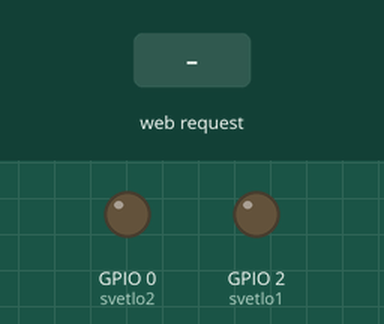
The sketch below on a simulated ESP8266 (NodeMCU). Shown: output pins drawn as LEDs (lit = HIGH). Inputs (shaded band) come from the test bench. WiFi joins after 1.5 s; servers stay silent unless stated; what the sketch prints to the serial monitor is not drawn.

Above: at 2.7 s.
2.8 s: HTTP request GET /ZapnoutSvetlo1 received
At 3.4 s:
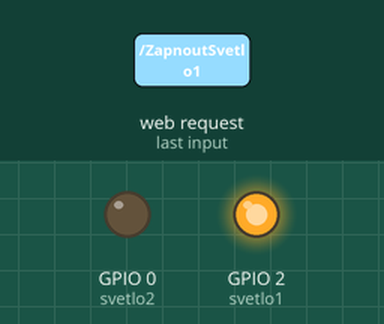
4.3 s: HTTP request GET /ZapnoutSvetlo2 received
At 5.5 s:
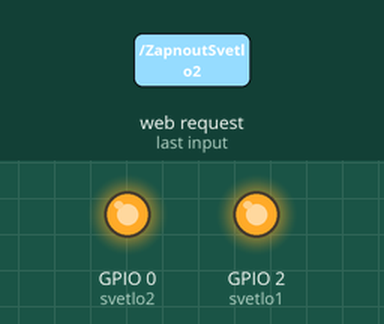
5.8 s: HTTP request GET /VypnoutSvetlo1 received
At 6.8 s:
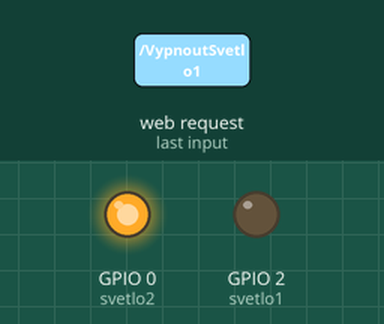
7.3 s: HTTP request GET /VypnoutSvetlo2 received
At 8.0 s:
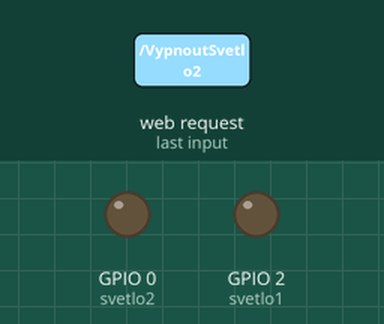
Timing chart, 0 to 9.8 s (numbered marks = the images above; inputs shaded):
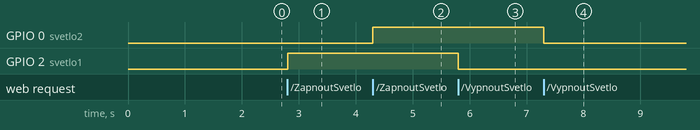

Measured:
- after the input at 2.8 s, GPIO 2 (svetlo1): LOW → HIGH at once
- after the input at 4.3 s, GPIO 0 (svetlo2): LOW → HIGH at once
- after the input at 5.8 s, GPIO 2 (svetlo1): HIGH → LOW at once
- after the input at 7.3 s, GPIO 0 (svetlo2): HIGH → LOW at once

The sketch:

wifi_lampa.ino
```cpp
#define svetlo1 2
#define svetlo2 0


#include <ESP8266WiFi.h>

// Nazev Wi-Fi site, do ktere se mam pripojit
const char* ssid = "Askeladd";

// Heslo Wi-Fi site, do ktere se mam pripojit
const char* password = "knih0vna";

// Ma svitit lampicka?
bool svetlo1Maska = false;
bool svetlo2Maska = false;


// Webovy server pobezi na portu 80 (HTTP komunikace)
WiFiServer server(80);

void setup() {
  // Nastartuj seriovou linku, do ktere budu vypisovat provozni informace
  Serial.begin(115200);

  // Nastav pin D1 na zapis a nastav nizkou hodnotu (LED dioda nesviti)
  pinMode(svetlo1, OUTPUT);
  digitalWrite(svetlo1, LOW);
  pinMode(svetlo2, OUTPUT);
  digitalWrite(svetlo2, LOW);

  // Pripojeni k Wi-Fi
  Serial.println();
  Serial.print("Pripojuji k ");
  Serial.println(ssid);
  WiFi.begin(ssid, password);

  // Dokud nejsem pripojeny k Wi-Fi,zapisuj do seriove linky tecky progressbaru
  while (WiFi.status() != WL_CONNECTED) {
    delay(100);
    Serial.print(".");
  }

  // Jsem pripojeny k Wi-Fi a mohu pokracovat
  Serial.println();
  Serial.println("WiFi pripojena!");

  // Spusteni serveru
  server.begin();
  Serial.println("Server spusten");

  // Napis IP adresu, kterou mikropocitac dostal
  Serial.print("Pouzij k pripojeni tuto adresu: ");
  Serial.print("http://");
  Serial.println(WiFi.localIP());
}

// Smycka loop se opakuje stale dokola
void loop() {
  // Pokud ma promenna svetlo hodnotu pravda, posli na pin D1 napeti a rozsvit LED diodu
  if (svetlo1Maska == true) digitalWrite(svetlo1, HIGH);
  else digitalWrite(svetlo1, LOW);

  if (svetlo2Maska == true) digitalWrite(svetlo2, HIGH);
  else digitalWrite(svetlo2, LOW);

  // Cekej, dokud se nepripoji nejaky klient
  WiFiClient client = server.available();
  if (!client) {
    return;
  }

  // Cekej, dokud klient neposle nejaka data
  Serial.println("Novy klient!");
  while (!client.available()) {
    delay(1);
  }

  // Precti a vypis prvni radek od klienta s URL dotazem
  String request = client.readStringUntil('\r');
  Serial.println(request);
  client.flush();

  // Pokud je v radku vyraz ZapnoutSvetlo, nastav promennou svetlo na pravdu
  if (request.indexOf("ZapnoutSvetlo1") > -1) svetlo1Maska = true;
  // Pokud je v radku vyraz VypnoutSvetlo, nastav promennou svetlo na nepravdu
  if (request.indexOf("VypnoutSvetlo1") > -1) svetlo1Maska = false;

  // Pokud je v radku vyraz ZapnoutSvetlo2., nastav promennou svetlo2 na pravdu
  if (request.indexOf("ZapnoutSvetlo2") > -1) svetlo2Maska = true;
  // Pokud je v radku vyraz VypnoutSvetlo2, nastav promennou svetlo2 na nepravdu
  if (request.indexOf("VypnoutSvetlo2") > -1) svetlo2Maska = false;

  // Posli pripojenemu klientu HTML kod stranky s tlacitky
  client.println("HTTP/1.1 200 OK");
  client.println("Content-Type: text/html");
  client.println("");
  client.println("<!DOCTYPE html>");
  client.println("<html><body>");
  client.print("<h1>Wi-Fi lampicka</h2>");
  // Tlacitko pro zapnuti lampicky1 vede na adresu /ZapnoutSvetlo1
  client.println("<a href=\"/ZapnoutSvetlo1\"><button>Zapni svetlo 1</button></a>");
  // Tlacitko pro vypnuti lampicky1 vede na adresu /VypnoutSvetlo1
  client.println("<a href=\"/VypnoutSvetlo1\"><button>Vypni svetlo 1</button></a><br />");

  // Tlacitko pro zapnuti lampicky2 vede na adresu /ZapnoutSvetlo2
  client.println("<a href=\"/ZapnoutSvetlo2\"><button>Zapni svetlo 2</button></a>");
  // Tlacitko pro vypnuti lampicky2 vede na adresu /VypnoutSvetlo2
  client.println("<a href=\"/VypnoutSvetlo2\"><button>Vypni svetlo 2</button></a><br />");
  client.println("</body></html>");

  // To je vse, ted jeste 1 ms pockam a cela smycka se muze zopakovat
  delay(1);
  Serial.println("Klient odpojen");
  Serial.println("");
}
```
